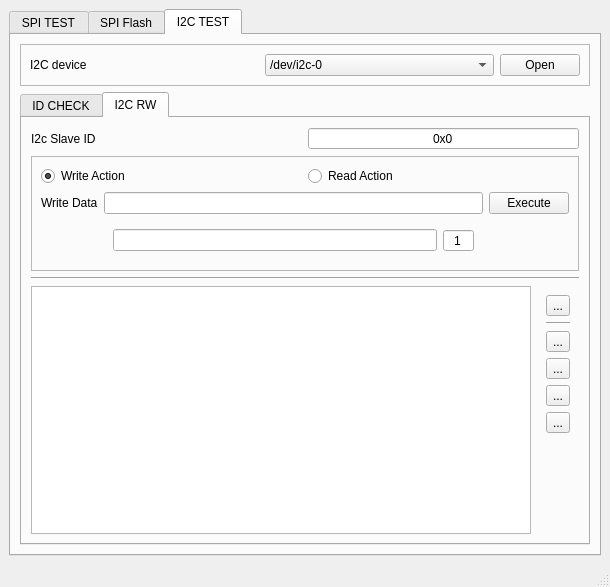
<?xml version="1.0" encoding="UTF-8"?>
<ui version="4.0">
 <class>MainWindow</class>
 <widget class="QMainWindow" name="MainWindow">
  <property name="geometry">
   <rect>
    <x>0</x>
    <y>0</y>
    <width>610</width>
    <height>587</height>
   </rect>
  </property>
  <property name="windowTitle">
   <string>MainWindow</string>
  </property>
  <widget class="QWidget" name="centralwidget">
   <layout class="QVBoxLayout" name="verticalLayout_3">
    <item>
     <widget class="QTabWidget" name="tabWidget">
      <property name="currentIndex">
       <number>2</number>
      </property>
      <widget class="QWidget" name="tab">
       <attribute name="title">
        <string>SPI TEST</string>
       </attribute>
       <layout class="QGridLayout" name="gridLayout_3">
        <property name="leftMargin">
         <number>15</number>
        </property>
        <property name="topMargin">
         <number>15</number>
        </property>
        <property name="rightMargin">
         <number>15</number>
        </property>
        <property name="bottomMargin">
         <number>15</number>
        </property>
        <property name="verticalSpacing">
         <number>15</number>
        </property>
        <item row="0" column="0">
         <widget class="QGroupBox" name="groupBox_3">
          <property name="font">
           <font>
            <weight>50</weight>
            <bold>false</bold>
           </font>
          </property>
          <property name="title">
           <string>SPI Setting</string>
          </property>
          <layout class="QGridLayout" name="gridLayout">
           <item row="1" column="1">
            <layout class="QHBoxLayout" name="horizontalLayout_2">
             <item>
              <widget class="QCheckBox" name="cbCPHA">
               <property name="text">
                <string>CPHA</string>
               </property>
              </widget>
             </item>
             <item>
              <widget class="QCheckBox" name="cbCPOL">
               <property name="text">
                <string>CPOL</string>
               </property>
              </widget>
             </item>
             <item>
              <widget class="QCheckBox" name="cbLsbFirst">
               <property name="text">
                <string>LSB FIRST</string>
               </property>
              </widget>
             </item>
            </layout>
           </item>
           <item row="2" column="1">
            <widget class="QSpinBox" name="sbSpiBpw">
             <property name="minimum">
              <number>1</number>
             </property>
             <property name="value">
              <number>8</number>
             </property>
            </widget>
           </item>
           <item row="0" column="1">
            <widget class="QComboBox" name="cbSpiDevice">
             <item>
              <property name="text">
               <string>/dev/spidev3.0</string>
              </property>
             </item>
             <item>
              <property name="text">
               <string>/dev/spidev3.1</string>
              </property>
             </item>
            </widget>
           </item>
           <item row="0" column="0">
            <widget class="QLabel" name="label_3">
             <property name="text">
              <string>SPI Device</string>
             </property>
            </widget>
           </item>
           <item row="2" column="0">
            <widget class="QLabel" name="label_5">
             <property name="text">
              <string>Bits per Word</string>
             </property>
            </widget>
           </item>
           <item row="3" column="1">
            <widget class="QSpinBox" name="sbSpiSpeed">
             <property name="suffix">
              <string>KHz</string>
             </property>
             <property name="maximum">
              <number>50000</number>
             </property>
             <property name="singleStep">
              <number>10</number>
             </property>
             <property name="value">
              <number>500</number>
             </property>
            </widget>
           </item>
           <item row="3" column="0">
            <widget class="QLabel" name="label_6">
             <property name="text">
              <string>Speed</string>
             </property>
            </widget>
           </item>
           <item row="1" column="0">
            <widget class="QLabel" name="label_4">
             <property name="text">
              <string>SPI Mode</string>
             </property>
            </widget>
           </item>
           <item row="4" column="0" colspan="2">
            <layout class="QHBoxLayout" name="horizontalLayout_4">
             <item alignment="Qt::AlignRight">
              <widget class="QPushButton" name="btnOpen">
               <property name="sizePolicy">
                <sizepolicy hsizetype="Minimum" vsizetype="Fixed">
                 <horstretch>1</horstretch>
                 <verstretch>0</verstretch>
                </sizepolicy>
               </property>
               <property name="text">
                <string>Open</string>
               </property>
              </widget>
             </item>
             <item alignment="Qt::AlignRight">
              <widget class="QPushButton" name="btnClose">
               <property name="text">
                <string>Close</string>
               </property>
              </widget>
             </item>
            </layout>
           </item>
          </layout>
         </widget>
        </item>
        <item row="2" column="0">
         <spacer name="verticalSpacer">
          <property name="orientation">
           <enum>Qt::Vertical</enum>
          </property>
          <property name="sizeHint" stdset="0">
           <size>
            <width>20</width>
            <height>40</height>
           </size>
          </property>
         </spacer>
        </item>
        <item row="1" column="0">
         <widget class="QGroupBox" name="gbSpiTest">
          <property name="enabled">
           <bool>false</bool>
          </property>
          <property name="title">
           <string>SPI Test</string>
          </property>
          <layout class="QGridLayout" name="gridLayout_2">
           <item row="0" column="0">
            <widget class="QLabel" name="label_7">
             <property name="text">
              <string>Write Data</string>
             </property>
            </widget>
           </item>
           <item row="1" column="0">
            <widget class="QLabel" name="label_8">
             <property name="text">
              <string>Read Data</string>
             </property>
            </widget>
           </item>
           <item row="1" column="1">
            <widget class="QLineEdit" name="txtSpiReadData">
             <property name="font">
              <font>
               <family>Courier New</family>
              </font>
             </property>
             <property name="readOnly">
              <bool>true</bool>
             </property>
            </widget>
           </item>
           <item row="0" column="1">
            <widget class="QLineEdit" name="txtSpiWriteData">
             <property name="font">
              <font>
               <family>Courier New</family>
              </font>
             </property>
            </widget>
           </item>
           <item row="2" column="0" colspan="2">
            <layout class="QHBoxLayout" name="horizontalLayout_3">
             <item>
              <widget class="QLabel" name="label_9">
               <property name="text">
                <string>Fill</string>
               </property>
              </widget>
             </item>
             <item>
              <widget class="QSpinBox" name="sbSpiDataFill">
               <property name="sizePolicy">
                <sizepolicy hsizetype="Fixed" vsizetype="Fixed">
                 <horstretch>0</horstretch>
                 <verstretch>0</verstretch>
                </sizepolicy>
               </property>
               <property name="alignment">
                <set>Qt::AlignCenter</set>
               </property>
               <property name="buttonSymbols">
                <enum>QAbstractSpinBox::NoButtons</enum>
               </property>
               <property name="prefix">
                <string>0x</string>
               </property>
               <property name="maximum">
                <number>255</number>
               </property>
               <property name="displayIntegerBase">
                <number>16</number>
               </property>
              </widget>
             </item>
             <item>
              <spacer name="horizontalSpacer">
               <property name="orientation">
                <enum>Qt::Horizontal</enum>
               </property>
               <property name="sizeHint" stdset="0">
                <size>
                 <width>40</width>
                 <height>20</height>
                </size>
               </property>
              </spacer>
             </item>
             <item>
              <widget class="QLabel" name="label_10">
               <property name="text">
                <string>Min. Count</string>
               </property>
              </widget>
             </item>
             <item>
              <widget class="QSpinBox" name="sbSpiDataSize">
               <property name="alignment">
                <set>Qt::AlignCenter</set>
               </property>
               <property name="maximum">
                <number>2147483647</number>
               </property>
              </widget>
             </item>
            </layout>
           </item>
           <item row="3" column="0" colspan="2">
            <layout class="QHBoxLayout" name="horizontalLayout_5">
             <item>
              <widget class="QPushButton" name="btnSpiTestExecute">
               <property name="text">
                <string>Execute</string>
               </property>
              </widget>
             </item>
            </layout>
           </item>
          </layout>
         </widget>
        </item>
        <item row="0" column="1">
         <spacer name="horizontalSpacer_2">
          <property name="orientation">
           <enum>Qt::Horizontal</enum>
          </property>
          <property name="sizeHint" stdset="0">
           <size>
            <width>40</width>
            <height>20</height>
           </size>
          </property>
         </spacer>
        </item>
       </layout>
      </widget>
      <widget class="QWidget" name="tab_flash">
       <attribute name="title">
        <string>SPI Flash</string>
       </attribute>
       <layout class="QVBoxLayout" name="verticalLayout">
        <item>
         <widget class="QFrame" name="frame">
          <property name="frameShape">
           <enum>QFrame::StyledPanel</enum>
          </property>
          <property name="frameShadow">
           <enum>QFrame::Raised</enum>
          </property>
          <layout class="QHBoxLayout" name="horizontalLayout">
           <item>
            <widget class="QLabel" name="label">
             <property name="text">
              <string>Addr</string>
             </property>
             <property name="alignment">
              <set>Qt::AlignRight|Qt::AlignTrailing|Qt::AlignVCenter</set>
             </property>
            </widget>
           </item>
           <item>
            <widget class="QSpinBox" name="sbStartAddr">
             <property name="alignment">
              <set>Qt::AlignCenter</set>
             </property>
             <property name="buttonSymbols">
              <enum>QAbstractSpinBox::NoButtons</enum>
             </property>
             <property name="prefix">
              <string>0x</string>
             </property>
             <property name="maximum">
              <number>2147483647</number>
             </property>
             <property name="singleStep">
              <number>16</number>
             </property>
             <property name="displayIntegerBase">
              <number>16</number>
             </property>
            </widget>
           </item>
           <item>
            <widget class="QLabel" name="label_2">
             <property name="text">
              <string>Size</string>
             </property>
             <property name="alignment">
              <set>Qt::AlignRight|Qt::AlignTrailing|Qt::AlignVCenter</set>
             </property>
            </widget>
           </item>
           <item>
            <widget class="QSpinBox" name="sbSize">
             <property name="alignment">
              <set>Qt::AlignCenter</set>
             </property>
             <property name="buttonSymbols">
              <enum>QAbstractSpinBox::NoButtons</enum>
             </property>
             <property name="prefix">
              <string/>
             </property>
             <property name="maximum">
              <number>2147483647</number>
             </property>
             <property name="singleStep">
              <number>16</number>
             </property>
             <property name="displayIntegerBase">
              <number>10</number>
             </property>
            </widget>
           </item>
           <item>
            <widget class="QPushButton" name="btnWrite">
             <property name="text">
              <string>Write</string>
             </property>
            </widget>
           </item>
           <item>
            <widget class="QPushButton" name="btnRead">
             <property name="text">
              <string>Read</string>
             </property>
            </widget>
           </item>
           <item>
            <widget class="QPushButton" name="btnErase">
             <property name="text">
              <string>Erase</string>
             </property>
            </widget>
           </item>
          </layout>
         </widget>
        </item>
        <item>
         <widget class="QProgressBar" name="progressRW">
          <property name="value">
           <number>0</number>
          </property>
         </widget>
        </item>
        <item>
         <widget class="QFrame" name="frame_2">
          <property name="frameShape">
           <enum>QFrame::StyledPanel</enum>
          </property>
          <property name="frameShadow">
           <enum>QFrame::Raised</enum>
          </property>
          <layout class="QVBoxLayout" name="verticalLayout_2">
           <property name="spacing">
            <number>0</number>
           </property>
           <property name="leftMargin">
            <number>0</number>
           </property>
           <property name="topMargin">
            <number>0</number>
           </property>
           <property name="rightMargin">
            <number>0</number>
           </property>
           <property name="bottomMargin">
            <number>0</number>
           </property>
           <item>
            <widget class="QLineEdit" name="lineEdit">
             <property name="font">
              <font>
               <family>Courier New</family>
               <weight>75</weight>
               <bold>true</bold>
              </font>
             </property>
             <property name="text">
              <string>          00 01 02 03 04 05 06 07 08 09 0A 0B 0C 0D 0E 0F</string>
             </property>
             <property name="frame">
              <bool>false</bool>
             </property>
             <property name="readOnly">
              <bool>true</bool>
             </property>
            </widget>
           </item>
           <item>
            <widget class="Line" name="line">
             <property name="orientation">
              <enum>Qt::Horizontal</enum>
             </property>
            </widget>
           </item>
           <item>
            <widget class="QPlainTextEdit" name="pteBinaryView">
             <property name="font">
              <font>
               <family>Courier New</family>
              </font>
             </property>
             <property name="frameShape">
              <enum>QFrame::NoFrame</enum>
             </property>
             <property name="readOnly">
              <bool>true</bool>
             </property>
            </widget>
           </item>
          </layout>
         </widget>
        </item>
        <item>
         <widget class="QPushButton" name="btnClear">
          <property name="text">
           <string>Clear</string>
          </property>
         </widget>
        </item>
       </layout>
      </widget>
      <widget class="QWidget" name="tab_i2c">
       <attribute name="title">
        <string>I2C TEST</string>
       </attribute>
       <layout class="QVBoxLayout" name="verticalLayout_4">
        <item>
         <widget class="QFrame" name="frame_6">
          <property name="sizePolicy">
           <sizepolicy hsizetype="Preferred" vsizetype="Fixed">
            <horstretch>0</horstretch>
            <verstretch>0</verstretch>
           </sizepolicy>
          </property>
          <property name="frameShape">
           <enum>QFrame::StyledPanel</enum>
          </property>
          <property name="frameShadow">
           <enum>QFrame::Raised</enum>
          </property>
          <layout class="QHBoxLayout" name="horizontalLayout_6">
           <item>
            <widget class="QLabel" name="label_13">
             <property name="text">
              <string>I2C device</string>
             </property>
            </widget>
           </item>
           <item>
            <widget class="QComboBox" name="cbI2cDev">
             <item>
              <property name="text">
               <string>/dev/i2c-0</string>
              </property>
             </item>
             <item>
              <property name="text">
               <string>/dev/i2c-1</string>
              </property>
             </item>
             <item>
              <property name="text">
               <string>/dev/i2c-2</string>
              </property>
             </item>
             <item>
              <property name="text">
               <string>/dev/i2c-3</string>
              </property>
             </item>
             <item>
              <property name="text">
               <string>/dev/i2c-4</string>
              </property>
             </item>
             <item>
              <property name="text">
               <string>/dev/i2c-5</string>
              </property>
             </item>
             <item>
              <property name="text">
               <string>/dev/i2c-6</string>
              </property>
             </item>
             <item>
              <property name="text">
               <string>/dev/i2c-7</string>
              </property>
             </item>
             <item>
              <property name="text">
               <string>/dev/i2c-8</string>
              </property>
             </item>
            </widget>
           </item>
           <item>
            <widget class="QPushButton" name="btnI2cDevOpen">
             <property name="sizePolicy">
              <sizepolicy hsizetype="Fixed" vsizetype="Fixed">
               <horstretch>0</horstretch>
               <verstretch>0</verstretch>
              </sizepolicy>
             </property>
             <property name="text">
              <string>Open</string>
             </property>
            </widget>
           </item>
          </layout>
         </widget>
        </item>
        <item>
         <widget class="QTabWidget" name="tabWidgetI2cAction">
          <property name="sizePolicy">
           <sizepolicy hsizetype="Expanding" vsizetype="Expanding">
            <horstretch>0</horstretch>
            <verstretch>2</verstretch>
           </sizepolicy>
          </property>
          <property name="currentIndex">
           <number>1</number>
          </property>
          <widget class="QWidget" name="tab_2">
           <attribute name="title">
            <string>ID CHECK</string>
           </attribute>
           <layout class="QVBoxLayout" name="verticalLayout_7">
            <item>
             <widget class="QFrame" name="frame_3">
              <property name="frameShape">
               <enum>QFrame::NoFrame</enum>
              </property>
              <property name="frameShadow">
               <enum>QFrame::Raised</enum>
              </property>
              <layout class="QHBoxLayout" name="horizontalLayout_7">
               <property name="leftMargin">
                <number>0</number>
               </property>
               <property name="topMargin">
                <number>0</number>
               </property>
               <property name="rightMargin">
                <number>0</number>
               </property>
               <item>
                <widget class="QPushButton" name="btnI2cAddrCheck">
                 <property name="text">
                  <string>CHECK</string>
                 </property>
                </widget>
               </item>
               <item>
                <widget class="QPushButton" name="btnI2cAddrClear">
                 <property name="text">
                  <string>CLEAR</string>
                 </property>
                </widget>
               </item>
              </layout>
             </widget>
            </item>
            <item>
             <widget class="QTableWidget" name="tblI2cDevCheck">
              <property name="font">
               <font>
                <family>Courier New</family>
                <pointsize>10</pointsize>
               </font>
              </property>
              <property name="styleSheet">
               <string notr="true">QHeaderView::section {
	background-color: rgb(225, 225, 225);
	color:#000000;
}
QTableWidget::item:selected {
	background-color: rgba(0, 55, 255, 200);
	color:#FFFFFF;
}
</string>
              </property>
              <property name="editTriggers">
               <set>QAbstractItemView::NoEditTriggers</set>
              </property>
              <property name="showDropIndicator" stdset="0">
               <bool>false</bool>
              </property>
              <property name="dragDropOverwriteMode">
               <bool>false</bool>
              </property>
              <property name="selectionMode">
               <enum>QAbstractItemView::SingleSelection</enum>
              </property>
              <attribute name="horizontalHeaderDefaultSectionSize">
               <number>50</number>
              </attribute>
              <attribute name="horizontalHeaderMinimumSectionSize">
               <number>32</number>
              </attribute>
              <attribute name="verticalHeaderVisible">
               <bool>false</bool>
              </attribute>
              <attribute name="verticalHeaderDefaultSectionSize">
               <number>32</number>
              </attribute>
              <row>
               <property name="text">
                <string>00</string>
               </property>
              </row>
              <row>
               <property name="text">
                <string>10</string>
               </property>
              </row>
              <row>
               <property name="text">
                <string>20</string>
               </property>
              </row>
              <row>
               <property name="text">
                <string>30</string>
               </property>
              </row>
              <row>
               <property name="text">
                <string>40</string>
               </property>
              </row>
              <row>
               <property name="text">
                <string>50</string>
               </property>
              </row>
              <row>
               <property name="text">
                <string>60</string>
               </property>
              </row>
              <row>
               <property name="text">
                <string>70</string>
               </property>
              </row>
              <column>
               <property name="text">
                <string>00</string>
               </property>
              </column>
              <column>
               <property name="text">
                <string>01</string>
               </property>
              </column>
              <column>
               <property name="text">
                <string>02</string>
               </property>
              </column>
              <column>
               <property name="text">
                <string>03</string>
               </property>
              </column>
              <column>
               <property name="text">
                <string>04</string>
               </property>
              </column>
              <column>
               <property name="text">
                <string>05</string>
               </property>
              </column>
              <column>
               <property name="text">
                <string>06</string>
               </property>
              </column>
              <column>
               <property name="text">
                <string>07</string>
               </property>
              </column>
              <column>
               <property name="text">
                <string>08</string>
               </property>
              </column>
              <column>
               <property name="text">
                <string>09</string>
               </property>
              </column>
              <column>
               <property name="text">
                <string>0A</string>
               </property>
              </column>
              <column>
               <property name="text">
                <string>0B</string>
               </property>
              </column>
              <column>
               <property name="text">
                <string>0C</string>
               </property>
              </column>
              <column>
               <property name="text">
                <string>0D</string>
               </property>
              </column>
              <column>
               <property name="text">
                <string>0E</string>
               </property>
              </column>
              <column>
               <property name="text">
                <string>0F</string>
               </property>
              </column>
             </widget>
            </item>
           </layout>
          </widget>
          <widget class="QWidget" name="tab_3">
           <attribute name="title">
            <string>I2C RW</string>
           </attribute>
           <layout class="QGridLayout" name="gridLayout_4">
            <item row="0" column="0">
             <widget class="QLabel" name="label_11">
              <property name="text">
               <string>I2c Slave ID</string>
              </property>
             </widget>
            </item>
            <item row="0" column="1">
             <widget class="QSpinBox" name="sbI2cAddr">
              <property name="alignment">
               <set>Qt::AlignCenter</set>
              </property>
              <property name="buttonSymbols">
               <enum>QAbstractSpinBox::NoButtons</enum>
              </property>
              <property name="prefix">
               <string>0x</string>
              </property>
              <property name="maximum">
               <number>127</number>
              </property>
              <property name="displayIntegerBase">
               <number>16</number>
              </property>
             </widget>
            </item>
            <item row="1" column="0" colspan="2">
             <widget class="QFrame" name="frame_5">
              <property name="frameShape">
               <enum>QFrame::StyledPanel</enum>
              </property>
              <property name="frameShadow">
               <enum>QFrame::Raised</enum>
              </property>
              <layout class="QGridLayout" name="gridLayout_5">
               <item row="1" column="1">
                <widget class="QLineEdit" name="lineWriteDate"/>
               </item>
               <item row="1" column="0">
                <widget class="QLabel" name="label_12">
                 <property name="text">
                  <string>Write Data</string>
                 </property>
                </widget>
               </item>
               <item row="1" column="2">
                <widget class="QPushButton" name="btnI2cUnitExecute">
                 <property name="text">
                  <string>Execute</string>
                 </property>
                </widget>
               </item>
               <item row="0" column="0" colspan="3">
                <layout class="QHBoxLayout" name="horizontalLayout_10">
                 <item>
                  <widget class="QRadioButton" name="rbWriteI2C">
                   <property name="text">
                    <string>Write Action</string>
                   </property>
                   <property name="checked">
                    <bool>true</bool>
                   </property>
                  </widget>
                 </item>
                 <item>
                  <widget class="QRadioButton" name="rbReadI2C">
                   <property name="text">
                    <string>Read Action</string>
                   </property>
                  </widget>
                 </item>
                </layout>
               </item>
               <item row="2" column="1">
                <widget class="QFrame" name="widgetReadData">
                 <layout class="QHBoxLayout" name="horizontalLayout_8">
                  <item>
                   <widget class="QLineEdit" name="lineReadData"/>
                  </item>
                  <item>
                   <widget class="QSpinBox" name="sbI2CReadCount">
                    <property name="sizePolicy">
                     <sizepolicy hsizetype="Fixed" vsizetype="Fixed">
                      <horstretch>0</horstretch>
                      <verstretch>0</verstretch>
                     </sizepolicy>
                    </property>
                    <property name="alignment">
                     <set>Qt::AlignCenter</set>
                    </property>
                    <property name="buttonSymbols">
                     <enum>QAbstractSpinBox::NoButtons</enum>
                    </property>
                    <property name="minimum">
                     <number>1</number>
                    </property>
                    <property name="maximum">
                     <number>256</number>
                    </property>
                    <property name="value">
                     <number>1</number>
                    </property>
                   </widget>
                  </item>
                 </layout>
                </widget>
               </item>
              </layout>
             </widget>
            </item>
            <item row="5" column="0" colspan="2">
             <layout class="QHBoxLayout" name="horizontalLayout_9">
              <item>
               <widget class="QListWidget" name="listI2cSequence"/>
              </item>
              <item>
               <widget class="QFrame" name="frame_4">
                <property name="sizePolicy">
                 <sizepolicy hsizetype="Fixed" vsizetype="Preferred">
                  <horstretch>0</horstretch>
                  <verstretch>0</verstretch>
                 </sizepolicy>
                </property>
                <property name="frameShape">
                 <enum>QFrame::NoFrame</enum>
                </property>
                <property name="frameShadow">
                 <enum>QFrame::Raised</enum>
                </property>
                <layout class="QVBoxLayout" name="verticalLayout_9">
                 <item>
                  <widget class="QToolButton" name="btnI2cSeqExecute">
                   <property name="text">
                    <string>...</string>
                   </property>
                   <property name="icon">
                    <iconset resource="../K6400VQD_CONTROL/icons.qrc">
                     <normaloff>:/icon/icon/play.png</normaloff>:/icon/icon/play.png</iconset>
                   </property>
                  </widget>
                 </item>
                 <item>
                  <widget class="Line" name="line_3">
                   <property name="orientation">
                    <enum>Qt::Horizontal</enum>
                   </property>
                  </widget>
                 </item>
                 <item>
                  <widget class="QToolButton" name="btnAddI2CData">
                   <property name="text">
                    <string>...</string>
                   </property>
                   <property name="icon">
                    <iconset resource="../K6400VQD_CONTROL/icons.qrc">
                     <normaloff>:/icon/icon/plus.png</normaloff>:/icon/icon/plus.png</iconset>
                   </property>
                  </widget>
                 </item>
                 <item>
                  <widget class="QToolButton" name="btnRemoveI2CData">
                   <property name="text">
                    <string>...</string>
                   </property>
                   <property name="icon">
                    <iconset resource="../K6400VQD_CONTROL/icons.qrc">
                     <normaloff>:/icon/icon/minus.png</normaloff>:/icon/icon/minus.png</iconset>
                   </property>
                  </widget>
                 </item>
                 <item>
                  <widget class="QToolButton" name="btnSaveI2CData">
                   <property name="text">
                    <string>...</string>
                   </property>
                  </widget>
                 </item>
                 <item>
                  <widget class="QToolButton" name="btnLoadI2CData">
                   <property name="text">
                    <string>...</string>
                   </property>
                  </widget>
                 </item>
                 <item>
                  <spacer name="verticalSpacer_2">
                   <property name="orientation">
                    <enum>Qt::Vertical</enum>
                   </property>
                   <property name="sizeHint" stdset="0">
                    <size>
                     <width>20</width>
                     <height>40</height>
                    </size>
                   </property>
                  </spacer>
                 </item>
                </layout>
               </widget>
              </item>
             </layout>
            </item>
            <item row="4" column="0" colspan="2">
             <widget class="Line" name="line_2">
              <property name="orientation">
               <enum>Qt::Horizontal</enum>
              </property>
             </widget>
            </item>
           </layout>
          </widget>
         </widget>
        </item>
       </layout>
      </widget>
     </widget>
    </item>
   </layout>
  </widget>
  <widget class="QStatusBar" name="statusbar"/>
 </widget>
 <resources>
  <include location="../K6400VQD_CONTROL/icons.qrc"/>
 </resources>
 <connections/>
</ui>
